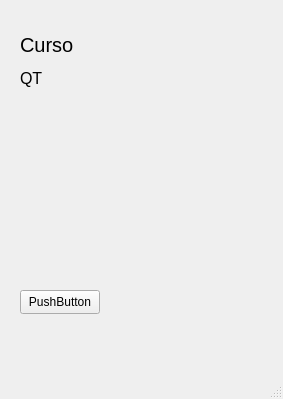
<?xml version="1.0" encoding="UTF-8"?>
<ui version="4.0">
 <class>MainWindow</class>
 <widget class="QMainWindow" name="MainWindow">
  <property name="geometry">
   <rect>
    <x>0</x>
    <y>0</y>
    <width>283</width>
    <height>399</height>
   </rect>
  </property>
  <property name="windowTitle">
   <string>MainWindow</string>
  </property>
  <widget class="QWidget" name="centralwidget">
   <widget class="QLabel" name="label">
    <property name="geometry">
     <rect>
      <x>20</x>
      <y>30</y>
      <width>151</width>
      <height>61</height>
     </rect>
    </property>
    <property name="text">
     <string>&lt;html&gt;&lt;head/&gt;&lt;body&gt;&lt;p&gt;&lt;span style=&quot; font-size:15pt;&quot;&gt;Curso&lt;/span&gt;&lt;/p&gt;&lt;p&gt;&lt;span style=&quot; font-size:12pt;&quot;&gt;QT&lt;/span&gt;&lt;/p&gt;&lt;/body&gt;&lt;/html&gt;</string>
    </property>
   </widget>
   <widget class="QPushButton" name="pushButton">
    <property name="geometry">
     <rect>
      <x>20</x>
      <y>290</y>
      <width>80</width>
      <height>24</height>
     </rect>
    </property>
    <property name="text">
     <string>PushButton</string>
    </property>
   </widget>
  </widget>
  <widget class="QMenuBar" name="menubar">
   <property name="geometry">
    <rect>
     <x>0</x>
     <y>0</y>
     <width>283</width>
     <height>21</height>
    </rect>
   </property>
  </widget>
  <widget class="QStatusBar" name="statusbar"/>
 </widget>
 <resources/>
 <connections/>
</ui>
